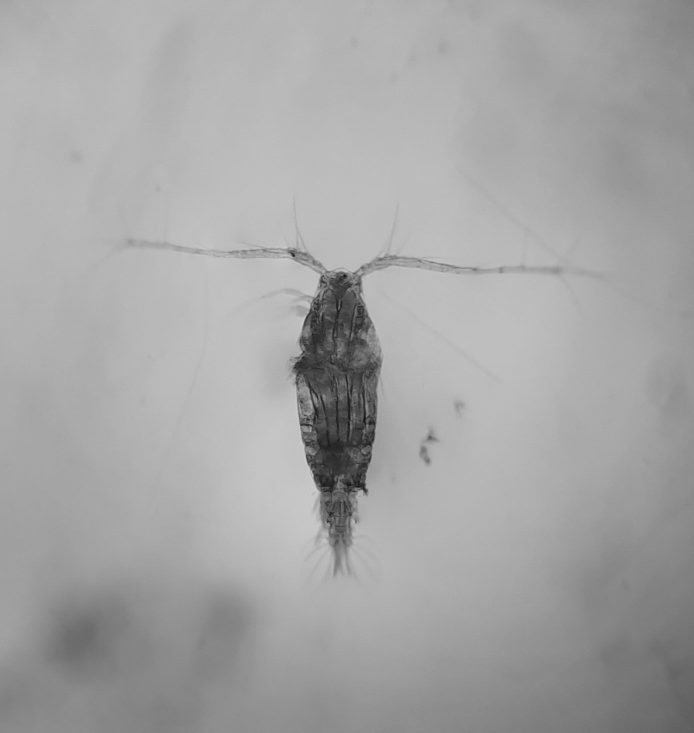
#> input picture dataset/Test/class_0/test1.0.jpg, 1387 x 1465 px, found by its file name (shown at 1/2 size); its folder holds only this picture in this run
$ python datasets.py
#> lines starting #> are read from the running program, lines starting #| are printed output that depends on the picture
# import the necessary packages
from sklearn.preprocessing import LabelBinarizer
from sklearn.preprocessing import MinMaxScaler
import pandas as pd
import numpy as np
import glob
import cv2
import os
import matplotlib.pyplot as plt


def load_image_features(inputPath):
	# initialize the list of column names in the CSV file and then
	# load it using Pandas
	names = ['name of image','aspect_ratio','equi_diameter','extent','solidity','minoraxis_length','eccentricity','Species']
	df = pd.read_csv(inputPath, sep=" ",header = 0,  names=names)

	species = df["Species"].value_counts().keys().tolist()
	name_images = df["name of image"].value_counts().keys().tolist()

	# for (specie, name_image) in zip(species,name_images):
	# 	if

def process_image_features(df, train, test):
	features = ['aspect_ratio','equi_diameter','extent','solidity','minoraxis_length','eccentricity']
	cs = MinMaxScaler()
	trainContinuous = cs.fit_transform(train[features])
	testContinuous = cs.transform(test[features])

	zipBinarizer = LabelBinarizer().fit(df["Species"])
	trainCategorical = zipBinarizer.transform(train["Species"])
	testCategorical = zipBinarizer.transform(test["Species"])

	trainX = np.hstack([trainCategorical, trainContinuous])
	testX = np.hstack([testCategorical, testContinuous])

	return (trainX, testX)


# [18 lines of commented-out code are left out]


DATADIR= "C:/Users/iPlay™/Documents/Thesis/images/Training"
CATEGORIES = ["class_0","class_1","class_2","class_3","class_4","class_5","class_6","class_7","class_8"]
for category in CATEGORIES:
    path = os.path.join(DATADIR,category) #path to species 1 to 9
    print(path)
    for img in os.listdir(path):
        img_array = cv2.imread(os.path.join(path,img), cv2.IMREAD_GRAYSCALE)
#> img_array is the input picture: shape (1465, 1387); min 12, max 210, mean 165
        plt.imshow(img_array,cmap = "gray")
        plt.show()
        break
    break
image_size = 64
new_array = cv2.resize(img_array,(image_size,image_size))
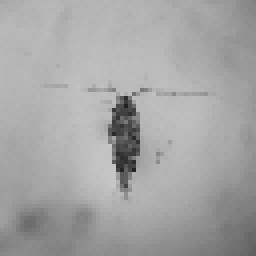
#> new_array: shape (64, 64) (shown 4 times larger); min 32, max 198, mean 164.8
plt.imshow(new_array,cmap ='gray')
plt.show()
training_data = []

# [42 lines of commented-out code are left out]

$ run again, on dataset/Test/class_0/test1.11.jpg
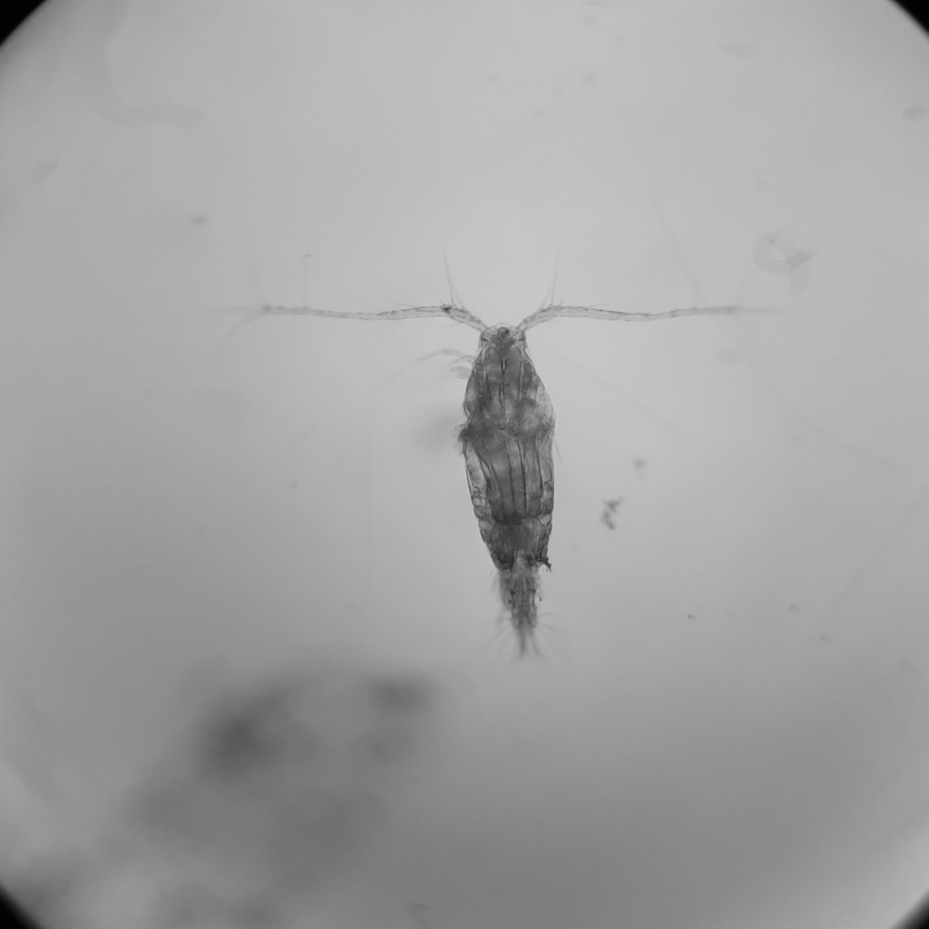
#> input picture dataset/Test/class_0/test1.11.jpg, 1857 x 1857 px, found by its file name (shown at 1/2 size)
#> img_array is the input picture: shape (1857, 1857); min 0, max 203, mean 163.6
#> `new_array = cv2.resize(img_array,(image_size,image_size))`:
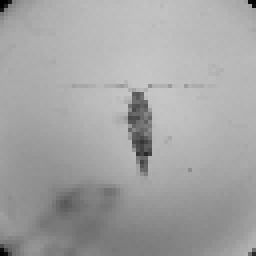
#> new_array: shape (64, 64) (shown 4 times larger); min 1, max 198, mean 163.5

$ run again, on dataset/Test/class_0/test1.13.jpg
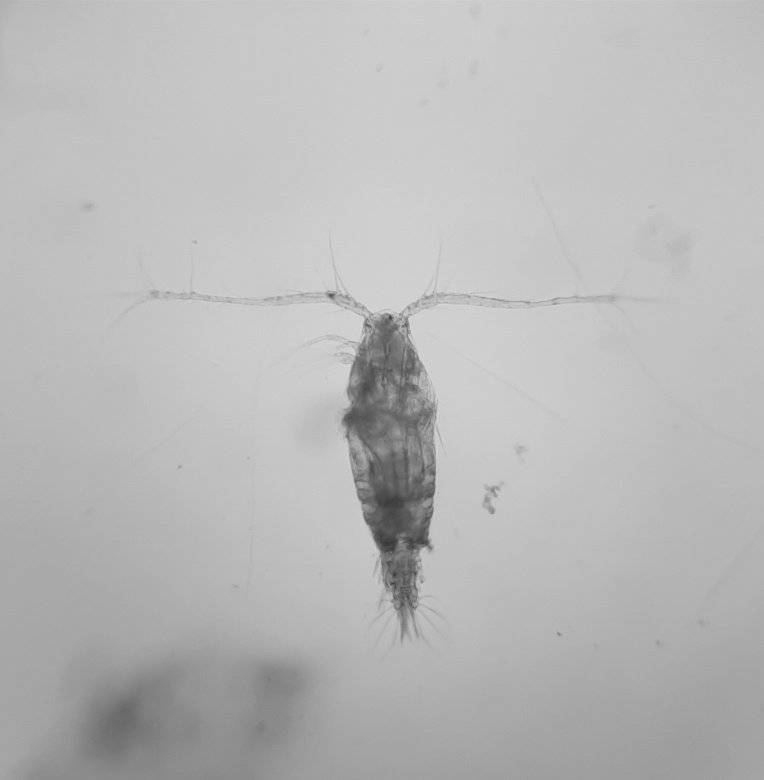
#> input picture dataset/Test/class_0/test1.13.jpg, 1528 x 1559 px, found by its file name (shown at 1/2 size)
#> img_array is the input picture: shape (1559, 1528); min 56, max 217, mean 184.3
#> `new_array = cv2.resize(img_array,(image_size,image_size))`:
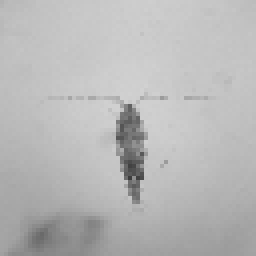
#> new_array: shape (64, 64) (shown 4 times larger); min 61, max 209, mean 184.3
